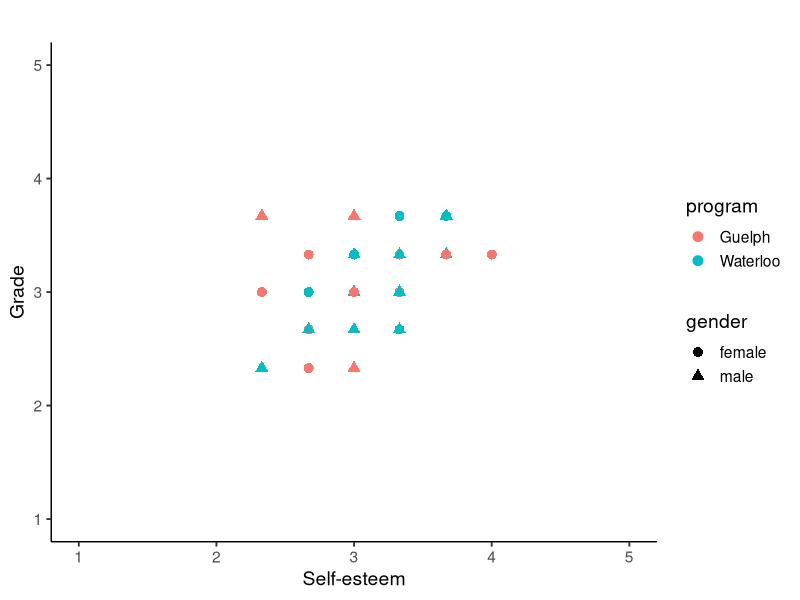
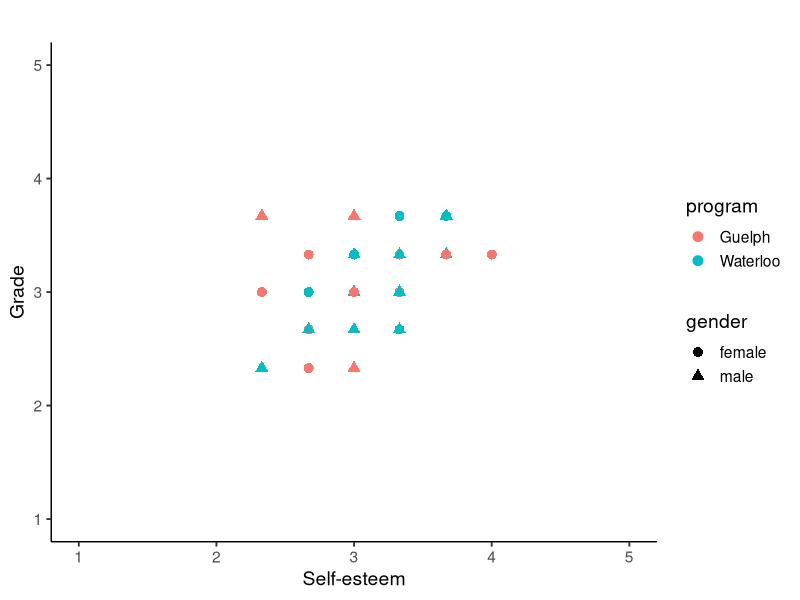

The R script that drew these images, in order:
## ---- chunk 1
knitr::opts_chunk$set(echo = TRUE)
## ---- chunk 2
## load package
library(tidyverse)
library(ggplot2)

## Load Data
cor_data <-read_csv('corData1.csv')

## Set Categorical
str(cor_data)
cor_data$gender <- as.factor(cor_data$gender)
cor_data$program <- as.factor(cor_data$program)

## Make Plot
my.plot <- qplot(varA,varC,data=cor_data, shape=gender, color= program, size=I(3))

## Add APA Elements
my.plot <- my.plot + theme_classic(14)
my.plot <- my.plot + theme(axis.line.x = element_line(colour = 'black', size=0.5, linetype='solid'), axis.line.y = element_line(colour = 'black', size = 0.5, linetype = 'solid'))

## Label Cleanup
my.plot <- my.plot + labs(title="",x="Self-esteem", y='Grade')

## Change Range
my.plot <- my.plot + coord_cartesian(xlim=c(1,5),ylim=c(1,5))

## Save GG
ggsave("my_scatter.pdf",plot=my.plot, width=6,height=6)

print(my.plot)

